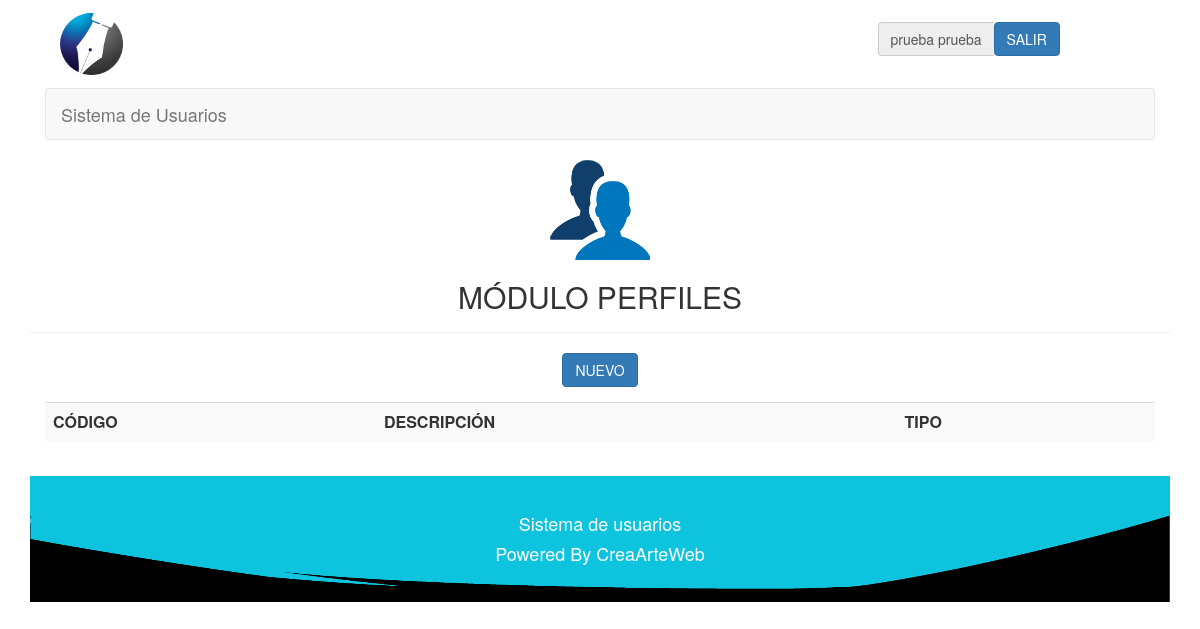
Page /php/perfiles/perfiles.php (signed in) on the earlier database version.
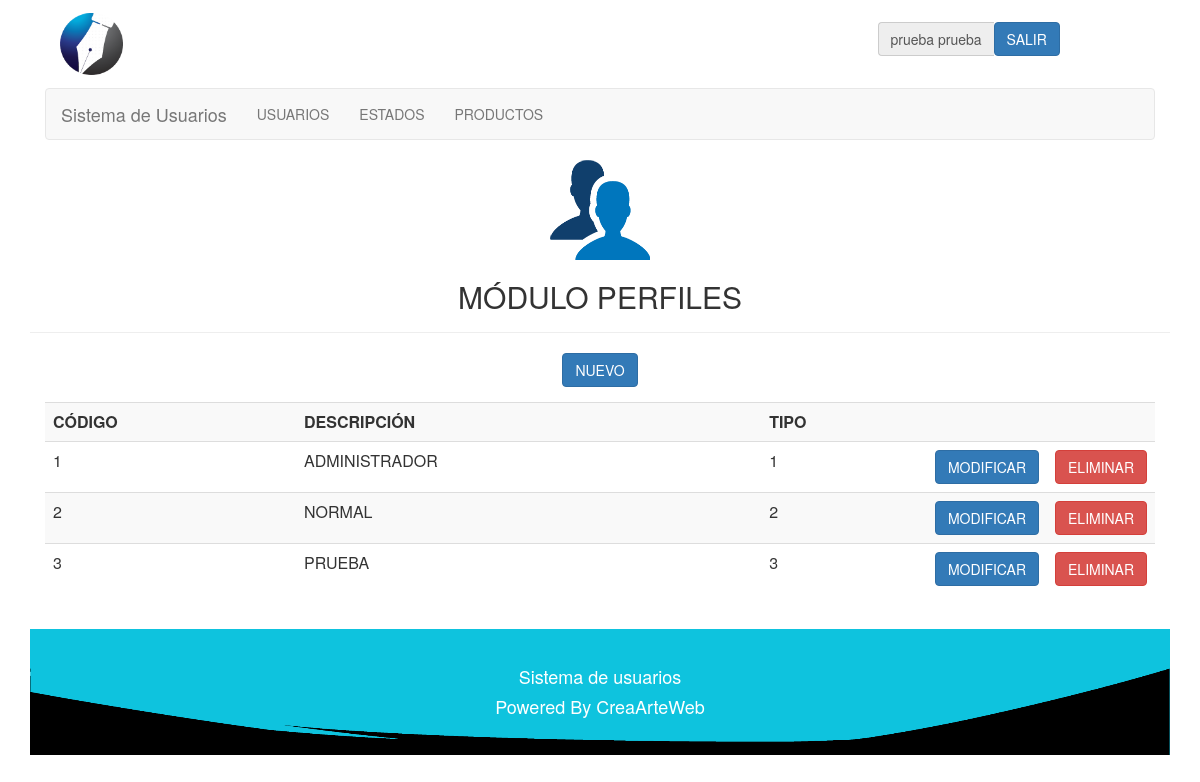
Same page on the later database version.
### tables this page shows
CREATE TABLE IF NOT EXISTS `modulo` (
  `codigomodulo` int(10) NOT NULL,
  `descripcion` varchar(40) NOT NULL,
  `ruta` varchar(40) NOT NULL,
  `tipo` int(2) NOT NULL COMMENT '1-normal, 2-submenu, 3-principal submenu',
  PRIMARY KEY (`codigomodulo`)
);

CREATE TABLE IF NOT EXISTS `perfil` (
  `codigoperfil` int(2) NOT NULL,
  `descripcion` varchar(20) NOT NULL,
  `tipo` int(5) NOT NULL,
  PRIMARY KEY (`codigoperfil`)
);

### php/lib/session.php (called while the page is built, shortened)
<?php
	include("../class/Usuario.php");
	include("../class/Modulo.php");
	include("../class/Perfil.php");
	if (!isset($_SESSION["iniciada"]))
	{
		header( "location:../lib/logout.php" );
	}
	else
	{
		$miUsuario = unserialize( $_SESSION['miUsuario'] );
	}
?>

### php/class/Usuario.php (called while the page is built, shortened)
<?php
	class Usuario
	{
		private $perfil;
		function getPerfil()
		{
			return $this->perfil;
		}
	}
?>

### php/class/Modulo.php (called while the page is built, shortened)
<?php
	class Modulo
	{
		var $conexion;
		function setConexion ( $conexion )
		{
			$this -> conexion = $conexion;
		}
		function consultarUnModulo( $id )
		{
			$query = "SELECT *
					FROM modulo
					WHERE codigomodulo=$id";
			$this -> conexion -> conectar();
			$this -> conexion -> consultarRegistro( $query );
			$matrix = $this -> conexion->getMatrix();
			return $matrix;
		}
		function consultarModulosPerfil( $perfil )
		{
			$query = "SELECT * FROM perfilmodulo WHERE codigoperfil = '$perfil' ORDER BY codigomodulo";
			$this -> conexion -> conectar();
			$this -> conexion -> consultarRegistro( $query );
			$matrix = $this -> conexion->getMatrix();
			return $matrix;
		}
	}
?>

### php/lib/conexion.php (called while the page is built, shortened)
<?php
	class Conexion
	{
		private $servidor;
		private $usuario;
		private $enlace;
		private $consulta;
		function Conexion( $servidor, $bd, $usuario, $pass )
		{
			$this->servidor = $servidor;
			$this->bd = $bd;
			$this->usuario = $usuario;
		}
		function conectar()
		{
			$this->enlace = mysql_connect( $this->servidor, $this->usuario);
		}
		function consultarRegistro( $query )
		{
			$this->consulta = mysql_query( $query, $this->enlace );
		}
		function getMatrix()
		{
			$matrix = array();
			while( $row = mysql_fetch_array( $this->consulta ) )
			{
				$matrix[] = $row;
			}
			return $matrix;
		}
	}
?>

### php/class/Perfil.php (called while the page is built, shortened)
<?php
	class Perfil
	{
		var $conexion;
		function setConexion ( $conexion )
		{
			$this -> conexion = $conexion;
		}
		function consultarPerfiles( )
		{
			$query = "SELECT * FROM perfil ORDER BY codigoperfil";
			$this -> conexion -> conectar();
			$this -> conexion -> consultarRegistro( $query );
			$matrix = $this -> conexion->getMatrix();
			return $matrix;
		}
	}
?>

### php/perfiles/perfiles.php (the view, shortened to what this page needs)
<?php
	include("../lib/session.php");
?>
<html>
	<head>
		<link href = "../../css/estilo.css" rel="stylesheet" type="text/css" />
		<link href="../../css/bootstrap.min.css" rel="stylesheet" type="text/css">
	</head>
	<body>
		<div class="container">
			<div class ="col-lg-12 col-md-12 col-sm-12 col-xs-12" id='cabecera'>
				<?php
					include('../lib/barraUsuario.php');
				?>
			</div>
			<div class="col-lg-12 col-md-12 col-sm-12 col-xs-12" id='menu'>
				<?php
					include('../lib/menu.php');
				?>
			</div>
			<div class="page-header" align = "center">
				<image src='../../img/perfil.png' class='img-responsive'>
				<h2>MÓDULO PERFILES</h2>
			</div>
			<div align="center" class="class="col-lg-12 col-md-12 col-sm-12 col-xs-12"">
				<button type="button" class="btn btn-primary" data-toggle="modal" data-target="#myModal">
					NUEVO
				</button>
			</div>
			<div class="panel-body">
				<div class="table-responsive">
					<table align = "center" cellpadding = "10px" class = "table table-striped table-hover">
						<tr align = "center">
							<th>CÓDIGO</th>
							<th>DESCRIPCIÓN</th>
							<th>TIPO</th>
							<th style="width:20px;"> </th>
							<th style="width:20px;"> </th>
						</tr>
						<?php
							$objetoPerfil = new Perfil( "", "", "" );
							$objetoPerfil->setConexion( $conexion );
							$perfiles = $objetoPerfil -> consultarPerfiles();
							if( $perfiles )
							foreach( $perfiles as $perfil )
							{
								echo
								"<tr>
									<td>$perfil[0]</td>
									<td>$perfil[1]</td>
									<td>$perfil[2]</td>
									<td><a href='modificarPerfil.php?perfil=$perfil[0]'><button type='button' class='btn btn-primary'>MODIFICAR</button></a></td>
									<td><button type='button' class='btn btn-danger' data-toggle='modal' data-target='#modalPerfil$perfil[0]'>ELIMINAR</button></td>
								</tr>";
							}
						?>
					</table>
				</div>
			</div>
			<div id="footer" class="col-lg-12 col-md-12 col-sm-12 col-xs-12">
				<?php
					include('../lib/footer.php');
				?>
			</div>
		</div>
	<body>
</html>

### php/lib/menu.php (shortened to what this page needs)
<nav class="navbar navbar-default">
	<div class="container-fluid">
		<div class="navbar-header">
		  	<a class="navbar-brand" href="../lib/home.php">
			  	Sistema de Usuarios
		  	</a>
		</div>
		<div class="collapse navbar-collapse" id="bs-example-navbar-collapse-1">
			<ul class="nav navbar-nav">
				<?php
					$miModulo = new Modulo( "", "", "", "" );
					$miModulo -> setConexion( $conexion );
					$modulosPerfil = $miModulo -> consultarModulosPerfil( $miUsuario->getPerfil() );
					if( $modulosPerfil )
					foreach( $modulosPerfil as $moduloP )
					{
						$modulo = $miModulo->consultarUnModulo( $moduloP[2] );
						if( $modulo )
						foreach( $modulo as $modulo2 )
						{
							if( $modulo2['3'] == 1  )
							{
								echo "<li class='divider-vertical'><a href='".$modulo2['2']."'>".$modulo2['1']."</a></li>";
							}
						}
					}
				?>
		  	</ul>
		</div>
	</div>
</nav>

Differences in the rows shown:
added modulo: descripcion "USUARIOS"
added modulo: descripcion "ESTADOS"
added modulo: descripcion "PRODUCTOS"
added perfil: codigoperfil "1", descripcion "ADMINISTRADOR", tipo "1"
added perfil: codigoperfil "2", descripcion "NORMAL", tipo "2"
added perfil: codigoperfil "3", descripcion "PRUEBA", tipo "3"
